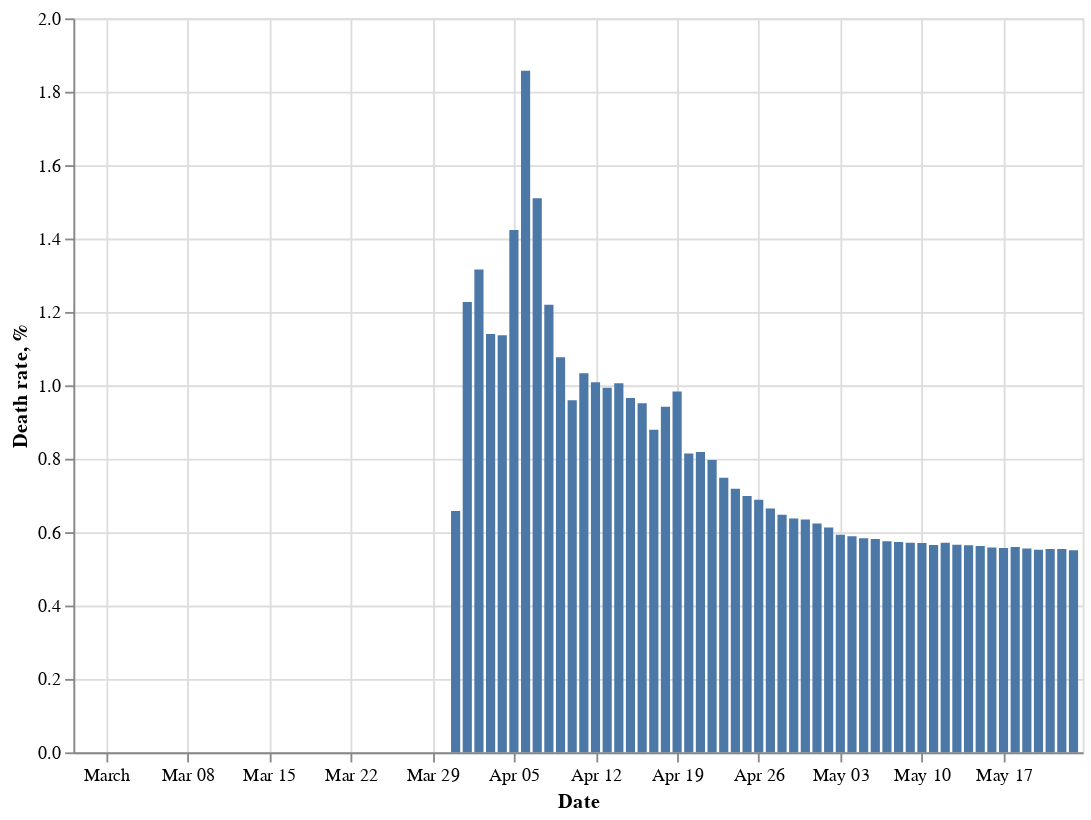

The notebook cell this image was saved under:
### Markdown cell above
### Death rate

### Code cell
death_rate = confirmed_cases[['date']].copy()
death_rate['death_rate'] = deaths_cases['total_cases'] / confirmed_cases['total_cases'] * 100
death_rate = death_rate[death_rate['death_rate'] == death_rate['death_rate']]

max_index = death_rate['death_rate'].argmax()
max_entry = death_rate.iloc[max_index]
print('Max death rate: {0:.2f}% on {1}'.format(max_entry['death_rate'], max_entry['date'].strftime('%d.%m.%Y')))

last_entry = death_rate.iloc[-1]
print('Latest death rate: {0:.2f}% on {1}'.format(last_entry['death_rate'], last_entry['date'].strftime('%d.%m.%Y')))

alt.Chart(death_rate).mark_bar().encode(
    x=alt.X('date:T', title = 'Date'),
    y=alt.Y('death_rate:Q', title = 'Death rate, %'),
).properties(**default_chart_properties)

### Figure 1 — Vega-Lite specification as saved in the notebook (floating-point values rounded to 4 significant figures)
{"config": {"view": {"continuousWidth": 400, "continuousHeight": 300}}, "data": {"name": "data-1d3ae74cd0838e6d94a45dee96df38f6"}, "mark": "bar", "encoding": {"x": {"type": "temporal", "field": "date", "title": "Date"}, "y": {"type": "quantitative", "field": "death_rate", "title": "Death rate, %"}}, "height": 400, "width": 550, "$schema": "https://vega.github.io/schema/vega-lite/v4.8.1.json", "datasets": {"data-1d3ae74cd0838e6d94a45dee96df38f6": [{"date": "2020-02-28T00:00:00", "death_rate": 0.0}, {"date": "2020-02-29T00:00:00", "death_rate": 0.0}, {"date": "2020-03-01T00:00:00", "death_rate": 0.0}, {"date": "2020-03-02T00:00:00", "death_rate": 0.0}, {"date": "2020-03-03T00:00:00", "death_rate": 0.0}, {"date": "2020-03-04T00:00:00", "death_rate": 0.0}, {"date": "2020-03-05T00:00:00", "death_rate": 0.0}, {"date": "2020-03-06T00:00:00", "death_rate": 0.0}, {"date": "2020-03-07T00:00:00", "death_rate": 0.0}, {"date": "2020-03-08T00:00:00", "death_rate": 0.0}, {"date": "2020-03-09T00:00:00", "death_rate": 0.0}, {"date": "2020-03-10T00:00:00", "death_rate": 0.0}, {"date": "2020-03-11T00:00:00", "death_rate": 0.0}, {"date": "2020-03-12T00:00:00", "death_rate": 0.0}, {"date": "2020-03-13T00:00:00", "death_rate": 0.0}, {"date": "2020-03-14T00:00:00", "death_rate": 0.0}, {"date": "2020-03-15T00:00:00", "death_rate": 0.0}, {"date": "2020-03-16T00:00:00", "death_rate": 0.0}, {"date": "2020-03-17T00:00:00", "death_rate": 0.0}, {"date": "2020-03-18T00:00:00", "death_rate": 0.0}, {"date": "2020-03-19T00:00:00", "death_rate": 0.0}, {"date": "2020-03-20T00:00:00", "death_rate": 0.0}, {"date": "2020-03-21T00:00:00", "death_rate": 0.0}, {"date": "2020-03-22T00:00:00", "death_rate": 0.0}, {"date": "2020-03-23T00:00:00", "death_rate": 0.0}, {"date": "2020-03-24T00:00:00", "death_rate": 0.0}, {"date": "2020-03-25T00:00:00", "death_rate": 0.0}, {"date": "2020-03-26T00:00:00", "death_rate": 0.0}, {"date": "2020-03-27T00:00:00", "death_rate": 0.0}, {"date": "2020-03-28T00:00:00", "death_rate": 0.0}, {"date": "2020-03-29T00:00:00", "death_rate": 0.0}, {"date": "2020-03-30T00:00:00", "death_rate": 0.0}, {"date": "2020-03-31T00:00:00", "death_rate": 0.6579}, {"date": "2020-04-01T00:00:00", "death_rate": 1.227}, {"date": "2020-04-02T00:00:00", "death_rate": 1.316}, {"date": "2020-04-03T00:00:00", "death_rate": 1.14}, {"date": "2020-04-04T00:00:00", "death_rate": 1.136}, {"date": "2020-04-05T00:00:00", "death_rate": 1.423}, {"date": "2020-04-06T00:00:00", "death_rate": 1.857}, {"date": "2020-04-07T00:00:00", "death_rate": 1.51}, {"date": "2020-04-08T00:00:00", "death_rate": 1.22}, {"date": "2020-04-09T00:00:00", "death_rate": 1.077}, {"date": "2020-04-10T00:00:00", "death_rate": 0.9591}, {"date": "2020-04-11T00:00:00", "death_rate": 1.033}, {"date": "2020-04-12T00:00:00", "death_rate": 1.009}, {"date": "2020-04-13T00:00:00", "death_rate": 0.9935}, {"date": "2020-04-14T00:00:00", "death_rate": 1.006}, {"date": "2020-04-15T00:00:00", "death_rate": 0.9657}, {"date": "2020-04-16T00:00:00", "death_rate": 0.9515}, {"date": "2020-04-17T00:00:00", "death_rate": 0.8788}, {"date": "2020-04-18T00:00:00", "death_rate": 0.9416}, {"date": "2020-04-19T00:00:00", "death_rate": 0.9835}, {"date": "2020-04-20T00:00:00", "death_rate": 0.8142}, {"date": "2020-04-21T00:00:00", "death_rate": 0.8181}, {"date": "2020-04-22T00:00:00", "death_rate": 0.7966}, {"date": "2020-04-23T00:00:00", "death_rate": 0.7479}, {"date": "2020-04-24T00:00:00", "death_rate": 0.7181}, {"date": "2020-04-25T00:00:00", "death_rate": 0.6986}, {"date": "2020-04-26T00:00:00", "death_rate": 0.6881}, {"date": "2020-04-27T00:00:00", "death_rate": 0.6644}, {"date": "2020-04-28T00:00:00", "death_rate": 0.6471}, {"date": "2020-04-29T00:00:00", "death_rate": 0.6373}, {"date": "2020-04-30T00:00:00", "death_rate": 0.6345}, {"date": "2020-05-01T00:00:00", "death_rate": 0.6234}, {"date": "2020-05-02T00:00:00", "death_rate": 0.6128}, {"date": "2020-05-03T00:00:00", "death_rate": 0.5926}, {"date": "2020-05-04T00:00:00", "death_rate": 0.5889}, {"date": "2020-05-05T00:00:00", "death_rate": 0.5831}, {"date": "2020-05-06T00:00:00", "death_rate": 0.5817}, {"date": "2020-05-07T00:00:00", "death_rate": 0.5752}, {"date": "2020-05-08T00:00:00", "death_rate": 0.5734}, {"date": "2020-05-09T00:00:00", "death_rate": 0.5714}, {"date": "2020-05-10T00:00:00", "death_rate": 0.5702}, {"date": "2020-05-11T00:00:00", "death_rate": 0.5647}, {"date": "2020-05-12T00:00:00", "death_rate": 0.5709}, {"date": "2020-05-13T00:00:00", "death_rate": 0.5653}, {"date": "2020-05-14T00:00:00", "death_rate": 0.564}, {"date": "2020-05-15T00:00:00", "death_rate": 0.5626}, {"date": "2020-05-16T00:00:00", "death_rate": 0.5579}, {"date": "2020-05-17T00:00:00", "death_rate": 0.5565}, {"date": "2020-05-18T00:00:00", "death_rate": 0.5593}, {"date": "2020-05-19T00:00:00", "death_rate": 0.5554}, {"date": "2020-05-20T00:00:00", "death_rate": 0.552}, {"date": "2020-05-21T00:00:00", "death_rate": 0.5544}, {"date": "2020-05-22T00:00:00", "death_rate": 0.5539}, {"date": "2020-05-23T00:00:00", "death_rate": 0.5504}]}}
